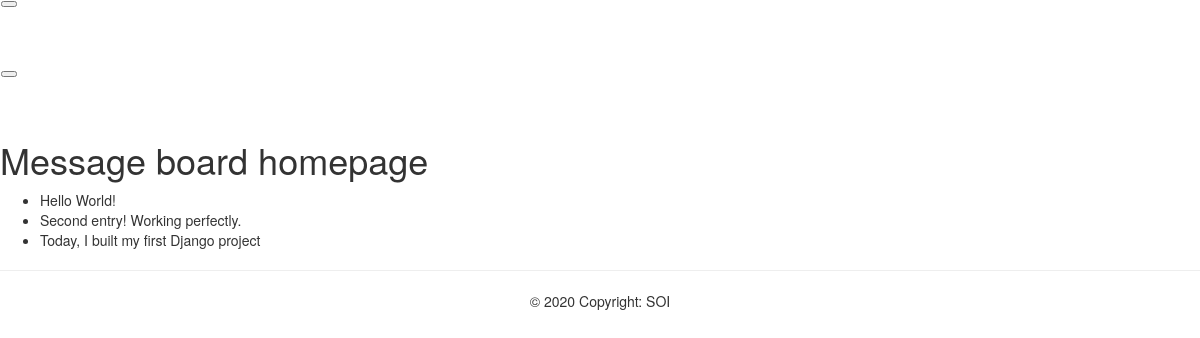
Before: / with the older database file.
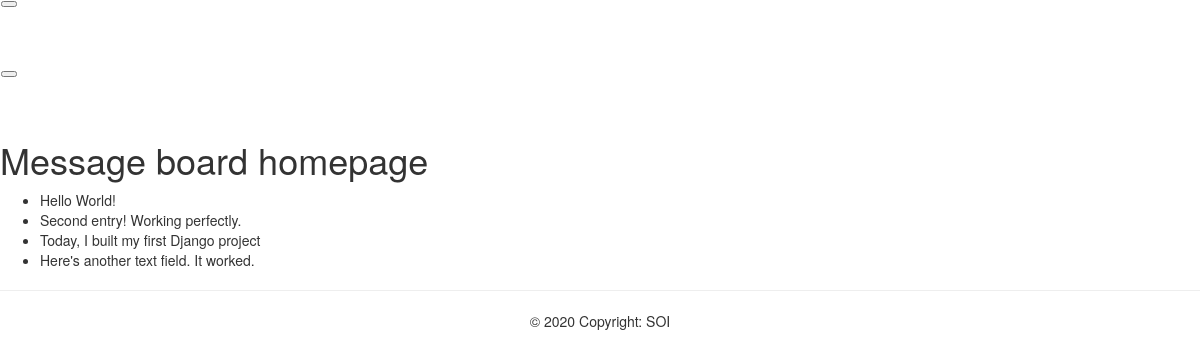
After: the same page with the newer database file.
### posts/models.py (models this page shows, shortened)
class Post(models.Model):
    text = models.CharField(max_length=50)

### posts/views.py (the view)
# urls.py: path('', views.HomePageView, name= 'home'),
def HomePageView(request):
    posts = Post.objects.all()
    context = {'posts': posts}
    return render(request, 'posts/home.html', context)

### posts/templates/posts/home.html
{% extends 'posts/post_list.html'%}
{% block content %}
    {% include 'posts/navbar.html' %}
    <h1>Message board homepage</h1>
    <ul>
        {%for post in  posts%}
            <li> {{post.text}} </li>
        {%endfor%}
    </ul>
    <hr>
    {% include 'posts/footer.html' %}
{% endblock %}

Changed rows visible on the page:
added Post: text "Here's another text field. It worked."
